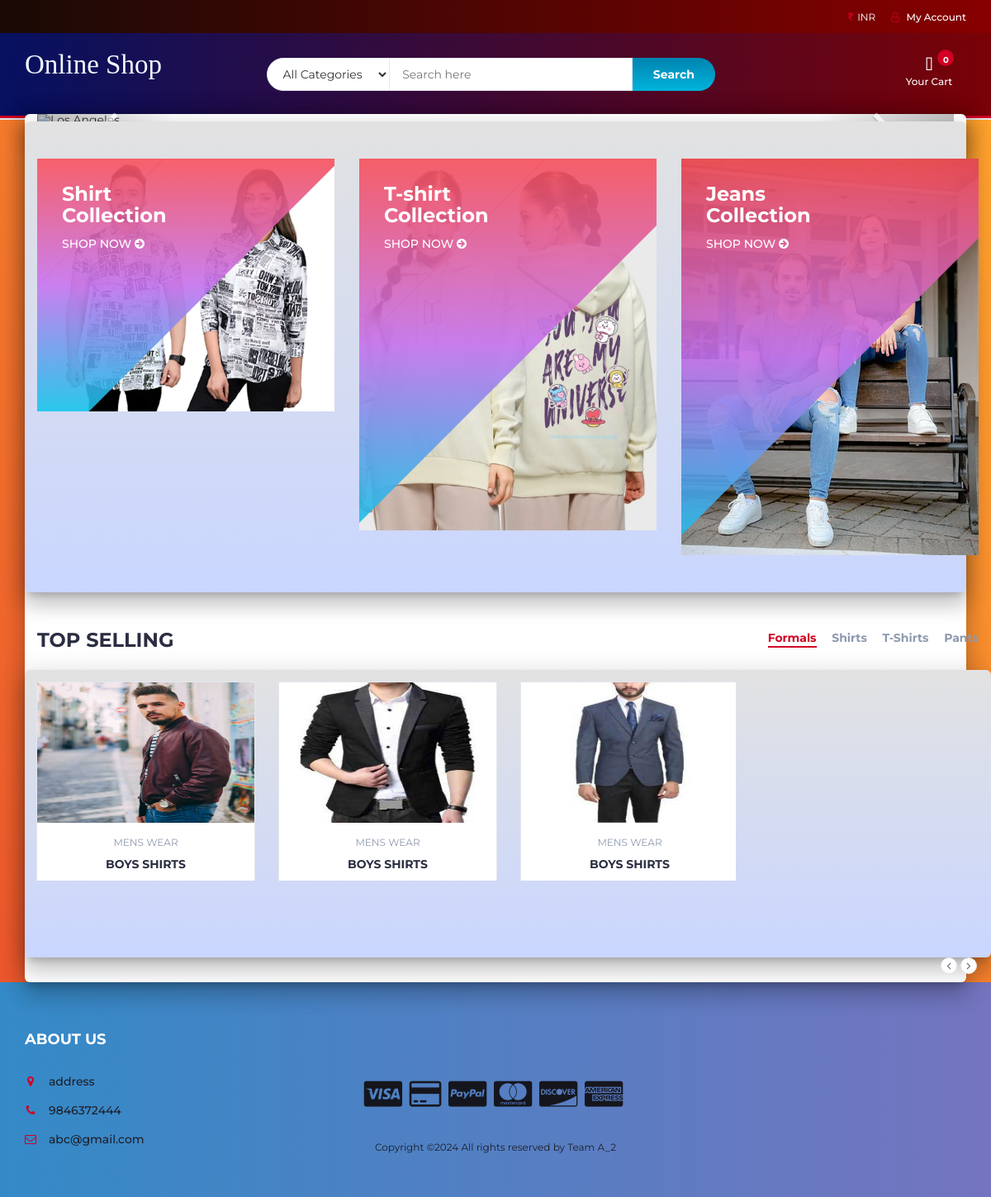
Page /index_1.php on the committed database.
### tables this page shows
CREATE TABLE `products` (
  `product_id` int(10) NOT NULL,
  `product_cat` int(2) NOT NULL,
  `product_brand` int(10) NOT NULL,
  `product_title` varchar(255) NOT NULL,
  `product_price` int(10) NOT NULL,
  `product_desc` text NOT NULL,
  `product_image` text NOT NULL,
  `product_keywords` text NOT NULL,
  `discounted_price` decimal(10,2) DEFAULT NULL,
  `offer_id` int(11) DEFAULT NULL
);

CREATE TABLE `categories` (
  `cat_id` int(100) NOT NULL,
  `cat_title` text NOT NULL
);

### index_1.php (called while the page is built)
<?php
include "header.php";
include "body.php";
include "footer.php";
?>

### body.php (the view, shortened to what this page needs)
<div class="main main-raised">
    <div class="container mainn-raised" style="width:100%;">
        <div id="myCarousel" class="carousel slide" data-ride="carousel">
            <div class="carousel-inner">
                <div class="item active">
                    <img src="img/banner3.jpg" alt="Los Angeles" style="width:100%;">
                </div>
            </div>
            <a class="left carousel-control _26sdfg" href="#myCarousel" data-slide="prev">
                <span class="glyphicon glyphicon-chevron-left"></span>
            </a>
            <a class="right carousel-control _26sdfg" href="#myCarousel" data-slide="next">
                <span class="glyphicon glyphicon-chevron-right"></span>
            </a>
        </div>
    </div>
    <div class="section mainn mainn-raised">
        <div class="container">
            <div class="row">
                <div class="col-md-4 col-xs-6">
                    <a href="product.php?p=78"><div class="shop">
                            <div class="shop-img">
                                <img src="./img/shirt.jpg" alt="">
                            </div>
                            <div class="shop-body">
                                <h3>Shirt<br/>Collection</h3>
                                <a href="product.php?p=78" class="cta-btn">Shop now <i class="fa fa-arrow-circle-right"></i></a>
                            </div>
                        </div>
                </div>
                <div class="col-md-4 col-xs-6">
                    <a href="product.php?p=72"><div class="shop">
                            <div class="shop-img">
                                <img src="./img/Hoodie.jpeg" alt="">
                            </div>
                            <div class="shop-body">
                                <h3>T-shirt<br/>Collection</h3>
                                <a href="product.php?p=72" class="cta-btn">Shop now <i class="fa fa-arrow-circle-right"></i></a>
                            </div>
                        </div></a>
                </div>
                <div class="col-md-4 col-xs-6">
                    <a href="product.php?p=79"><div class="shop">
                            <div class="shop-img">
                                <img src="./product_images/jeans.jpg" alt="">
                            </div>
                            <div class="shop-body">
                                <h3>Jeans<br/>Collection</h3>
                                <a href="product.php?p=79" class="cta-btn">Shop now <i class="fa fa-arrow-circle-right"></i></a>
                            </div>
                        </div></a>
                </div>
            </div>
        </div>
    </div>
    <div class="section">
        <div class="container">
            <div class="row">
                <div class="col-md-12">
                    <div class="section-title">
                        <h3 class="title">Top selling</h3>
                        <div class="section-nav">
                            <ul class="section-tab-nav tab-nav">
                                <li class="active"><a data-toggle="tab" href="#tab2">Formals</a></li>
                                <li><a data-toggle="tab" href="#tab2">Shirts</a></li>
                                <li><a data-toggle="tab" href="#tab2">T-Shirts</a></li>
                                <li><a data-toggle="tab" href="#tab2">Pants</a></li>
                            </ul>
                        </div>
                    </div>
                </div>
                <div class="col-md-12 mainn mainn-raised">
                    <div class="row">
                        <div class="products-tabs">
                            <div id="tab2" class="tab-pane fade in active">
                                <div class="products-slick" data-nav="#slick-nav-2">
                                    <?php
                                    include 'db.php';
                                    $product_query = "SELECT * FROM products,categories WHERE product_cat=cat_id AND product_id BETWEEN 59 AND 65";
                                    $run_query = mysqli_query($con, $product_query);
                                    if (mysqli_num_rows($run_query) > 0) {
                                        while ($row = mysqli_fetch_array($run_query)) {
                                            $pro_id = $row['product_id'];
                                            $pro_title = $row['product_title'];
                                            $pro_price = $row['product_price'];
                                            $pro_image = $row['product_image'];
                                            $cat_name = $row["cat_title"];
                                            echo "
								<div class='product'>
									<a href='product.php?p=$pro_id'><div class='product-img'>
										<img src='product_images/$pro_image' style='max-height: 170px;' alt=''>
									</div></a>
									<div class='product-body'>
										<p class='product-category'>$cat_name</p>
										<h3 class='product-name header-cart-item-name'><a href='product.php?p=$pro_id'>$pro_title</a></h3>
										<h4 class='product-price header-cart-item-info'>$pro_price</h4>
										<div class='product-rating'>
											<i class='fa fa-star'></i>
											<i class='fa fa-star'></i>
											<i class='fa fa-star'></i>
											<i class='fa fa-star'></i>
											<i class='fa fa-star'></i>
										</div>
									</div>
									<div class='add-to-cart'>
										<button pid='$pro_id' id='product' class='add-to-cart-btn block2-btn-towishlist' href='#'><i class='fa fa-shopping-cart'></i> add to cart</button>
									</div>
								</div>
			";
                                        }
                                    }
                                    ?>
                                </div>
                                <div id="slick-nav-2" class="products-slick-nav"></div>
                            </div>
                        </div>
                    </div>
                </div>
            </div>
        </div>
    </div>
</div>

### header.php (shortened to what this page needs)
<!DOCTYPE html>
<html lang="en">
    <head>
        <link type="text/css" rel="stylesheet" href="css/bootstrap.min.css"/>
        <link type="text/css" rel="stylesheet" href="css/slick.css"/>
        <link type="text/css" rel="stylesheet" href="css/slick-theme.css"/>
        <link type="text/css" rel="stylesheet" href="css/nouislider.min.css"/>
        <link rel="stylesheet" href="css/font-awesome.min.css">
        <link type="text/css" rel="stylesheet" href="css/style.css"/>
        <link type="text/css" rel="stylesheet" href="css/accountbtn.css"/>
    </head>
    <body>
        <header>
            <div id="top-header">
                <div class="container">
                    <ul class="header-links pull-right">
                        <li style="color:white;"><i class="fa fa-inr"></i>INR</li>
                        <li><?php
include "db.php";
if (isset($_SESSION["uid"])) {
    $sql = "SELECT first_name FROM user_info WHERE user_id='$_SESSION[uid]'";
    $query = mysqli_query($con, $sql);
    $row = mysqli_fetch_array($query);
    $user_id = $_SESSION["uid"] ;?>
                               <div class='dropdownn'>
                                  <a href='#' class='dropdownn' data-toggle='modal' data-target='#myModal' ><i class='fa fa-user-o'></i> HI <?php echo $row["first_name"] ?></a>
                                  <div class='dropdownn-content'>
                                    <a href='editprofile.php?user_id=<?php echo $user_id; ?>' ><i class='fa fa-user-circle' aria-hidden='true' ></i>My Profile</a>
                                    <a href='myorders.php?user_id=<?php echo $user_id; ?>' ><i class='fa fa-user-circle' aria-hidden='true' ></i>My Orders</a>
                                    <a href='logout.php'  ><i class='fa fa-sign-in' aria-hidden='true'></i>Log out</a>
                                  </div>
                                </div>
<?php } else { ?>
                                <div class="dropdownn">
                                  <a href="#" class="dropdownn" data-toggle="modal" data-target="#myModal" ><i class="fa fa-user-o"></i> My Account</a>
                                </div>
<?php }
?>
                        </li>
                    </ul>
                </div>
            </div>
            <div id="header">
                <div class="container">
                    <div class="row">
                        <div class="col-md-3">
                            <div class="header-logo">
                                <a href="#" class="logo">
                                    <font style="font-style:normal; font-size: 33px;color: aliceblue;font-family: serif">
                                    Online Shop
                                    </font>
                                </a>
                            </div>
                        </div>
                        <div class="col-md-6">
                            <div class="header-search">
                                <form action="search.php" method="post">
                                    <select class="input-select">
                                        <option value="0">All Categories</option>
                                    </select>
                                    <input class="input" name="search_btn" id="search_btn" type="text" placeholder="Search here">
                                    <button type="submit" class="search-btn">Search</button>
                                </form>
                            </div>
                        </div>
                        <div class="col-md-3 clearfix">
                            <div class="header-ctn">
                                <div class="dropdown">
                                    <a class="dropdown-toggle" data-toggle="dropdown" aria-expanded="true">
                                        <i class="fa fa-shopping-cart"></i>
                                        <span>Your Cart</span>
                                        <div class="badge qty">0</div>
                                    </a>
                                </div>
                            </div>
                        </div>
                    </div>
                </div>
            </div>
        </header>

### footer.php (shortened to what this page needs)
<footer id="footer">
    <div class="section">
        <div class="container">
            <div class="row">
                <div class="col-md-3 col-xs-6">
                    <div class="footer">
                        <h3 class="footer-title">About Us</h3>
                        <ul class="footer-links">
                            <li><a href="#"><i class="fa fa-map-marker"></i>address</a></li>
                            <li><a href="#"><i class="fa fa-phone"></i>9846372444</a></li>
                            <li><a href="#"><i class="fa fa-envelope-o"></i>abc@gmail.com</a></li>
                        </ul>
                    </div>
                </div>
                <div class="col-md-6 text-center" style="margin-top:80px;">
                    <ul class="footer-payments">
                        <li><a href="#"><i class="fa fa-cc-visa"></i></a></li>
                        <li><a href="#"><i class="fa fa-credit-card"></i></a></li>
                        <li><a href="#"><i class="fa fa-cc-paypal"></i></a></li>
                        <li><a href="#"><i class="fa fa-cc-mastercard"></i></a></li>
                        <li><a href="#"><i class="fa fa-cc-discover"></i></a></li>
                        <li><a href="#"><i class="fa fa-cc-amex"></i></a></li>
                    </ul>
                    <span class="copyright">
                        Copyright &copy;<script>document.write(new Date().getFullYear());</script> All rights reserved by Team A_2
                    </span>
                </div>
            </div>
        </div>
    </div>
</footer>

### css/accountbtn.css (style rules this page uses)
.dropdownn { position: relative; display: inline-block; }

### header.php (style rules this page uses)
#header { background: #780206; background: -webkit-linear-gradient(to right, #061161, #780206); background: linear-gradient(to right, #061161, #780206); }
#top-header { background: #870000; background: -webkit-linear-gradient(to right, #190A05, #870000); background: linear-gradient(to right, #190A05, #870000); }
#footer { background: #7474BF; background: -webkit-linear-gradient(to right, #348AC7, #7474BF); background: linear-gradient(to right, #348AC7, #7474BF); color: #1E1F29; }
.footer-links li a { color: #1E1F29; }
.mainn-raised { margin: -7px 0px 0px; border-radius: 6px; box-shadow: 0 16px 24px 2px rgba(0, 0, 0, 0.14), 0 6px 30px 5px rgba(0, 0, 0, 0.12), 0 8px 10px -5px rgba(0, 0, 0, 0.2); }
.glyphicon { display: inline-block; font: normal normal normal 14px/1 FontAwesome; font-size: inherit; text-rendering: auto; -webkit-font-smoothing: antialiased; -moz-osx-font-smoothing: grayscale; }
.glyphicon-chevron-left:before { content:"\f053" }
.glyphicon-chevron-right:before { content:"\f054" }

### rows in the picture
products: product_image (picture), categories.cat_title "MENS WEAR", product_title "BOYS SHIRTS", product_price "855"
products: product_image (picture), categories.cat_title "MENS WEAR", product_title "BOYS SHIRTS", product_price "150"
products: product_image (picture), categories.cat_title "MENS WEAR", product_title "BOYS SHIRTS", product_price "215"
products: product_image (picture)
